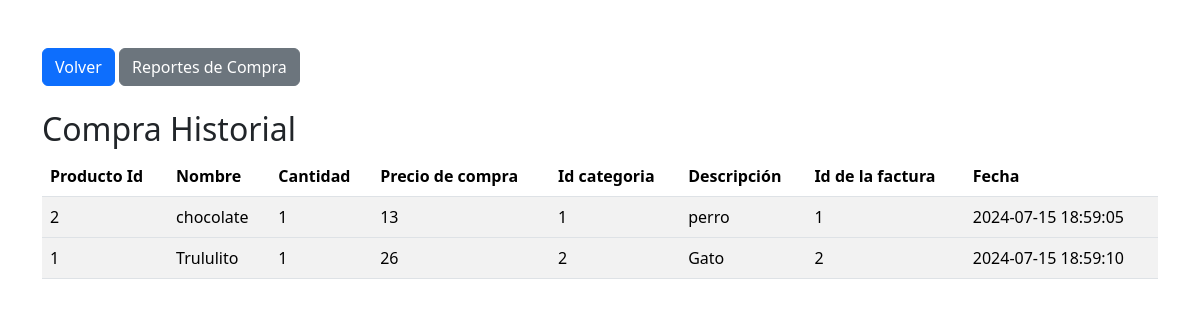
/controlador/HistorialCompraUsuario.php (signed in), run on an earlier commit of the app's database.
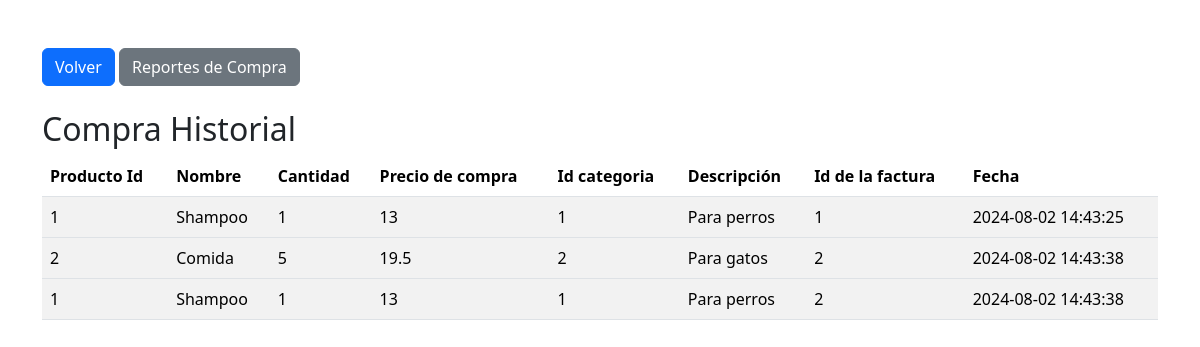
And on a later commit of the database.
### tables this page shows
CREATE TABLE `detalles_factura` (
  `Factura_Id` int NOT NULL,
  `Producto_Id` int NOT NULL,
  `Cantidad_producto` int NOT NULL,
  `Precio_unitario` double(10,2) NOT NULL
);

CREATE TABLE `producto` (
  `IdProducto` int NOT NULL,
  `Categoria_id` int NOT NULL,
  `Nombre_producto` varchar(15) NOT NULL,
  `Descripcion` varchar(50) NOT NULL,
  `Imagen` varchar(250) NOT NULL,
  `Status` tinyint(1) NOT NULL
);

CREATE TABLE `factura` (
  `IdFactura` int NOT NULL,
  `Usuario_cedula` int NOT NULL,
  `Fecha` timestamp NOT NULL DEFAULT CURRENT_TIMESTAMP
);

### controlador/HistorialCompraUsuario.php (called while the page is built)
<?php
    require_once("../modelo/HistorialCompraUsuario.php");
    $productos= new Historial();
    $datos= $productos->HistorialCompra();
    require_once("../vista/usuario/HistorialCompra.php");

### modelo/Conexion.php (called while the page is built)
<?php
class Conexion
{
    public static function conexion()
    {
        try {
            $conexion = new PDO("mysql:host=localhost; dbname=huauu", "root", "");
            $conexion->setAttribute(PDO::ATTR_ERRMODE, PDO::ERRMODE_EXCEPTION);
            $conexion->exec("SET CHARACTER SET utf8");
        } catch (Exception $e) {
            die("Error en BBDD " . $e->getMessage());
            echo "Erroe en linea " . $e->getLine();
        }
        return $conexion;
    }
}

### modelo/HistorialCompraUsuario.php (called while the page is built, shortened)
<?php
    class Historial{
        private $db;
        private $usuario;
        private $compras;
        public function __construct()
        {
            require_once('Conexion.php');
            $this->db=Conexion::conexion();
            $this->compras=array();
            $this->usuario=$_SESSION['usuario'];
        }
        public function HistorialCompra(){
            $instruccion = ("SELECT * FROM Detalles_factura
            INNER JOIN Factura ON detalles_factura.Factura_id= factura.IdFactura
            INNER JOIN Producto ON detalles_factura.Producto_id= producto.IdProducto
            INNER JOIN Categoria ON producto.Categoria_id= categoria.IdCategoria
            WHERE Factura.Usuario_cedula=$this->usuario" );
            $resultado = $this->db->prepare($instruccion);
            $resultado->execute(array());
            while($filas=$resultado->fetch(PDO::FETCH_ASSOC)){
                $this->compras[]=$filas;
            }
            return $this->compras;
        }
    }

### vista/usuario/HistorialCompra.php (the view, shortened to what this page needs)
<!DOCTYPE html>
<html lang="en">
<head>
    <link rel="stylesheet" href="../estilos/bootstrap.min.css">
</head>
<body>
    <div class="container mt-5">
        <div class="row">
            <div class="col">
                <a href="../vista/usuario/perfil.php" class="btn btn-primary">Volver</a>
                <a href="../vista/usuario/ReportesCompraUsuario.php" class="btn btn-secondary">Reportes de Compra</a>
            </div>
        </div>
        <div class="row mt-4">
            <div class="col">
                <h2>Compra Historial</h2>
                <table class="table table-striped">
                    <thead>
                        <tr>
                            <th>Producto Id</th>
                            <th>Nombre</th>
                            <th>Cantidad</th>
                            <th>Precio de compra</th>
                            <th>Id categoria</th>
                            <th>Descripción</th>
                            <th>Id de la factura</th>
                            <th>Fecha</th>
                        </tr>
                    </thead>
                    <?php foreach ($datos as $producto_compra) : ?>
                        <tbody>
                            <tr>
                                <td><?php echo $producto_compra['IdProducto'] ?></td>
                                <td><?php echo $producto_compra['Nombre_producto'] ?></td>
                                <td><?php echo $producto_compra['Cantidad_producto'] ?></td>
                                <td><?php echo $producto_compra['Precio_unitario'] ?></td>
                                <td><?php echo $producto_compra['Categoria_id'] ?></td>
                                <td><?php echo $producto_compra['Descripcion'] ?></td>
                                <td><?php echo $producto_compra['IdFactura'] ?></td>
                                <td><?php echo $producto_compra['Fecha'] ?></td>
                            </tr>
                        </tbody>
                    <?php endforeach; ?>
                </table>
            </div>
        </div>
</body>
</html>

What changed in the data, as far as the page shows it:
removed detalles_factura: Producto_Id.IdProducto "1", Producto_Id.Nombre_producto "Trululito", Cantidad_producto "1", Precio_unitario "26", Producto_Id.Categoria_id "2", Producto_Id.Descripcion "Gato", Factura_Id.IdFactura "2", Factura_Id.Fecha "2024-07-15 18:59:10"
added detalles_factura: Producto_Id.IdProducto "1", Producto_Id.Nombre_producto "Shampoo", Cantidad_producto "1", Precio_unitario "13", Producto_Id.Categoria_id "1", Producto_Id.Descripcion "Para perros", Factura_Id.IdFactura "1", Factura_Id.Fecha "2024-08-02 14:43:25"
changed detalles_factura "2": Producto_Id.Nombre_producto "chocolate" → "Comida"; Cantidad_producto "1" → "5"; Precio_unitario "13" → "19.5"; Producto_Id.Categoria_id "1" → "2"; Producto_Id.Descripcion "perro" → "Para gatos"; Factura_Id.IdFactura "1" → "2"; Factura_Id.Fecha "2024-07-15 18:59:05" → "2024-08-02 14:43:38"
added detalles_factura: Producto_Id.IdProducto "1", Producto_Id.Nombre_producto "Shampoo", Cantidad_producto "1", Precio_unitario "13", Producto_Id.Categoria_id "1", Producto_Id.Descripcion "Para perros", Factura_Id.IdFactura "2", Factura_Id.Fecha "2024-08-02 14:43:38"
